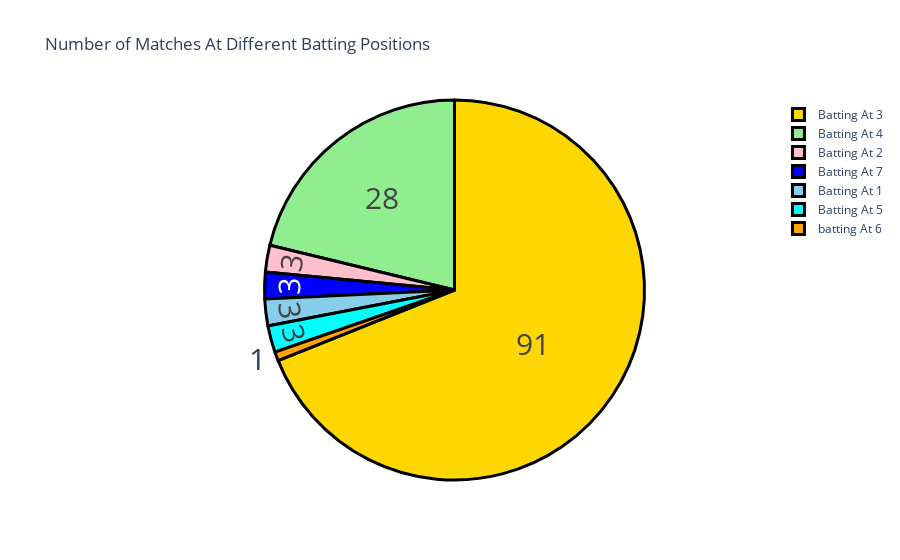

Source (notebook cell):
### Markdown cell above
In so many innings played by Virat Kohli, he scored over 100 or close to it. That is a good sign of consistency. Now let’s see all the batting positions played by Virat Kohli:

### Code cell
# Batting Positions
data["Pos"] = data["Pos"].map({3.0: "Batting At 3", 4.0: "Batting At 4", 2.0: "Batting At 2", 
                               1.0: "Batting At 1", 7.0:"Batting At 7", 5.0:"Batting At 5", 
                               6.0: "batting At 6"})

Pos = data["Pos"].value_counts()
label = Pos.index
counts = Pos.values
colors = ['gold','lightgreen', "pink", "blue", "skyblue", "cyan", "orange"] #Specified colors

fig = go.Figure(data=[go.Pie(labels=label, values=counts)])
fig.update_layout(title_text='Number of Matches At Different Batting Positions') #Title provided
fig.update_traces(hoverinfo='label+percent', textinfo='value', textfont_size=30,
                  marker=dict(colors=colors, line=dict(color='black', width=3))) #Added the feature that shows percentage when we hover over the chart
fig.show()

### Figure 1 — Plotly figure (JSON) as saved in the notebook; plotly's stock layout.template omitted (floating-point values rounded to 4 significant figures)
{"data": [{"hoverinfo": "label+percent", "labels": ["Batting At 3", "Batting At 4", "Batting At 2", "Batting At 7", "Batting At 1", "Batting At 5", "batting At 6"], "marker": {"colors": ["gold", "lightgreen", "pink", "blue", "skyblue", "cyan", "orange"], "line": {"color": "black", "width": 3}}, "textfont": {"size": 30}, "textinfo": "value", "type": "pie", "values": [91, 28, 3, 3, 3, 3, 1]}], "layout": {"title": {"text": "Number of Matches At Different Batting Positions"}}}
